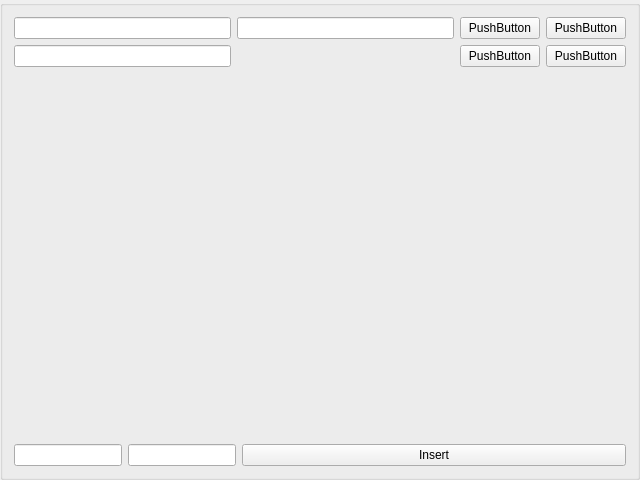
<?xml version="1.0" encoding="UTF-8"?>
<ui version="4.0">
 <class>centerGroupBox</class>
 <widget class="QGroupBox" name="centerGroupBox">
  <property name="geometry">
   <rect>
    <x>0</x>
    <y>0</y>
    <width>640</width>
    <height>480</height>
   </rect>
  </property>
  <property name="windowTitle">
   <string>GroupBox</string>
  </property>
  <layout class="QGridLayout" name="gridLayout_2">
   <item row="1" column="0">
    <spacer name="verticalSpacer">
     <property name="orientation">
      <enum>Qt::Vertical</enum>
     </property>
     <property name="sizeHint" stdset="0">
      <size>
       <width>20</width>
       <height>40</height>
      </size>
     </property>
    </spacer>
   </item>
   <item row="3" column="0">
    <layout class="QGridLayout" name="insertGrid">
     <item row="0" column="0">
      <widget class="QLineEdit" name="insertEdit1">
       <property name="sizePolicy">
        <sizepolicy hsizetype="Expanding" vsizetype="Fixed">
         <horstretch>0</horstretch>
         <verstretch>0</verstretch>
        </sizepolicy>
       </property>
      </widget>
     </item>
     <item row="0" column="2">
      <widget class="QPushButton" name="insertButton">
       <property name="sizePolicy">
        <sizepolicy hsizetype="Expanding" vsizetype="Fixed">
         <horstretch>1</horstretch>
         <verstretch>0</verstretch>
        </sizepolicy>
       </property>
       <property name="text">
        <string>Insert</string>
       </property>
      </widget>
     </item>
     <item row="0" column="1">
      <widget class="QLineEdit" name="insertEdit_2">
       <property name="sizePolicy">
        <sizepolicy hsizetype="Expanding" vsizetype="Fixed">
         <horstretch>0</horstretch>
         <verstretch>0</verstretch>
        </sizepolicy>
       </property>
      </widget>
     </item>
    </layout>
   </item>
   <item row="0" column="0">
    <layout class="QGridLayout" name="tableGrid">
     <item row="0" column="0">
      <widget class="QLineEdit" name="lineEdit"/>
     </item>
     <item row="0" column="1">
      <widget class="QLineEdit" name="lineEdit_2"/>
     </item>
     <item row="1" column="0">
      <widget class="QLineEdit" name="lineEdit_3"/>
     </item>
     <item row="0" column="2">
      <widget class="QPushButton" name="pushButton">
       <property name="text">
        <string>PushButton</string>
       </property>
      </widget>
     </item>
     <item row="0" column="3">
      <widget class="QPushButton" name="pushButton_2">
       <property name="text">
        <string>PushButton</string>
       </property>
      </widget>
     </item>
     <item row="1" column="2">
      <widget class="QPushButton" name="pushButton_3">
       <property name="text">
        <string>PushButton</string>
       </property>
      </widget>
     </item>
     <item row="1" column="3">
      <widget class="QPushButton" name="pushButton_4">
       <property name="text">
        <string>PushButton</string>
       </property>
      </widget>
     </item>
    </layout>
   </item>
  </layout>
 </widget>
 <resources/>
 <connections/>
</ui>
